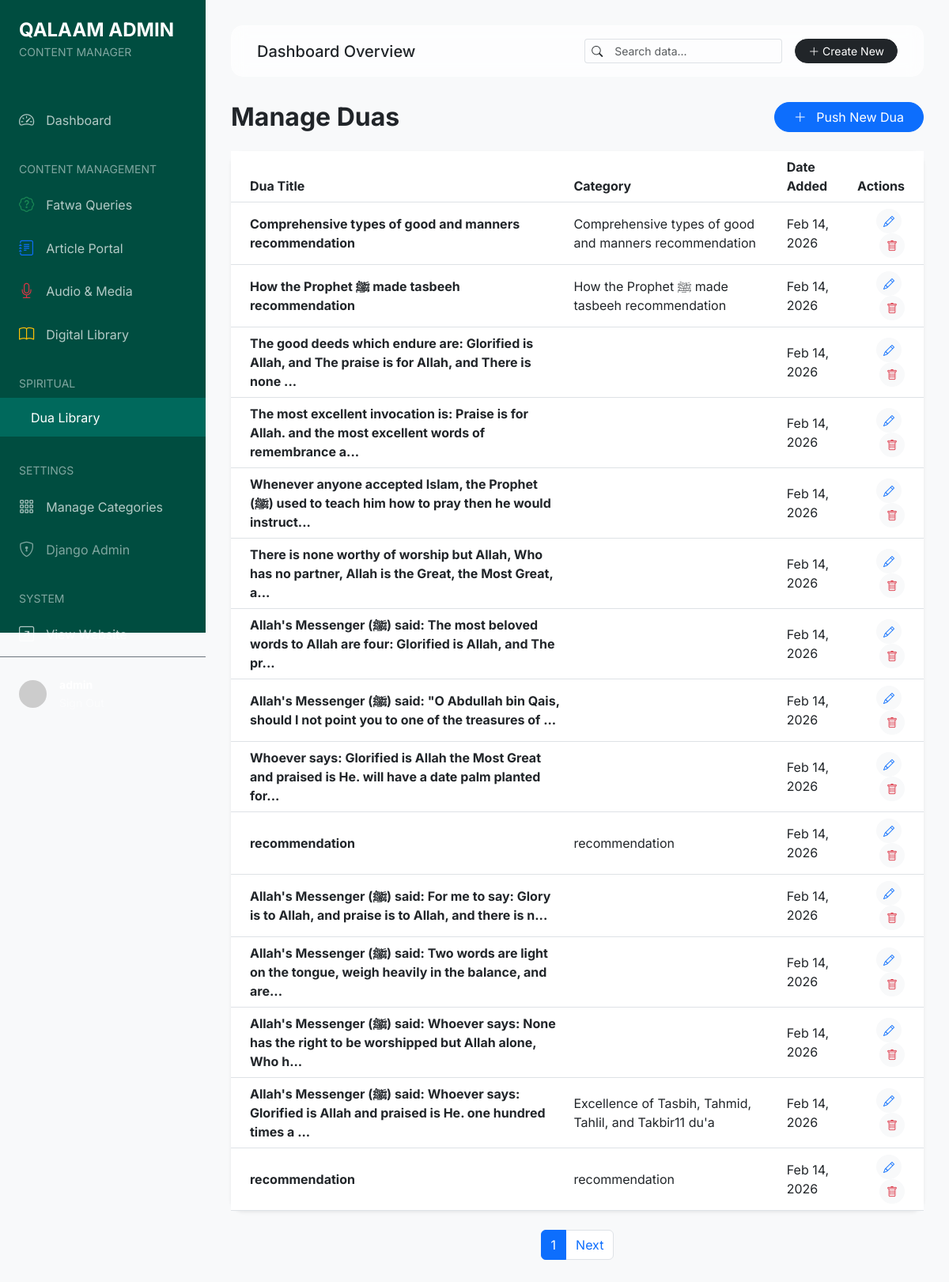
/admin-panel/duas/ (signed in), run on the app's committed database.
### duas/models.py (models this page shows, shortened)
class Dua(models.Model):
    title = models.CharField(max_length=300)
    slug = models.SlugField(max_length=255, unique=True, blank=True)
    category = models.ForeignKey(DuaCategory, on_delete=models.CASCADE, related_name='duas')
    arabic_text = models.TextField()
    translation = models.TextField()
    transliteration = models.TextField(blank=True)
    reference = models.CharField(max_length=500, blank=True)
    audio_url = models.URLField(max_length=500, null=True, blank=True)
    audio_file = models.FileField(upload_to='duas/audio/', null=True, blank=True)
    created_at = models.DateTimeField(auto_now_add=True)

class DuaCategory(MPTTModel):
    name = models.CharField(max_length=200)
    slug = models.SlugField(max_length=255, unique=True, blank=True)
    parent = TreeForeignKey('self', on_delete=models.CASCADE, null=True, blank=True, related_name='children')
    class MPTTMeta:
        order_insertion_by = ['name']
    class Meta:
        verbose_name_plural = "Dua Categories"

### dashboard/views.py (the view)
# urls.py: path('duas/', views.DashDuaListView.as_view(), name='dua_list'),
class DashDuaListView(LoginRequiredMixin, StaffRequiredMixin, ListView):
    model = Dua
    template_name = 'dashboard/dua_list.html'
    context_object_name = 'duas'
    paginate_by = 15
    ordering = ['-created_at']

### dashboard/views.py (called while the page is built)
    def test_func(self):
        return self.request.user.is_staff

### templates/dashboard/dua_list.html (shortened to what this page needs)
{% extends 'dashboard/base.html' %}
{% block main %}
<div class="d-flex justify-content-between align-items-center mb-4">
    <h2 class="fw-bold mb-0">Manage Duas</h2>
    <a href="{% url 'dashboard:dua_create' %}" class="btn btn-primary rounded-pill px-4">
        <i class="bi bi-plus-lg me-2"></i> Push New Dua
    </a>
</div>
<div class="card border-0 shadow-sm rounded-4">
    <div class="table-responsive">
        <table class="table table-hover align-middle mb-0">
            <thead class="bg-light">
                <tr>
                    <th class="ps-4">Dua Title</th>
                    <th>Category</th>
                    <th>Date Added</th>
                    <th class="text-end pe-4">Actions</th>
                </tr>
            </thead>
            <tbody>
                {% for dua in duas %}
                <tr>
                    <td class="ps-4">
                        <div class="fw-bold">{{ dua.title }}</div>
                    </td>
                    <td>{{ dua.category.name }}</td>
                    <td>{{ dua.created_at|date:"M d, Y" }}</td>
                    <td class="text-end pe-4">
                        <a href="{% url 'dashboard:dua_edit' dua.pk %}" class="btn btn-sm btn-light rounded-circle me-1"
                            title="Edit">
                            <i class="bi bi-pencil text-primary"></i>
                        </a>
                        <a href="{% url 'dashboard:dua_delete' dua.pk %}" class="btn btn-sm btn-light rounded-circle"
                            title="Delete">
                            <i class="bi bi-trash text-danger"></i>
                        </a>
                    </td>
                </tr>
                {% empty %}
                <tr>
                    <td colspan="4" class="text-center py-5 text-muted">No Duas found.</td>
                </tr>
                {% endfor %}
            </tbody>
        </table>
    </div>
</div>
{% if is_paginated %}
<nav class="mt-4">
    <ul class="pagination justify-content-center">
        <li class="page-item active"><span class="page-link">{{ page_obj.number }}</span></li>
        {% if page_obj.has_next %}
        <li class="page-item"><a class="page-link" href="?page={{ page_obj.next_page_number }}">Next</a></li>
        {% endif %}
    </ul>
</nav>
{% endif %}
{% endblock %}

### templates/dashboard/base.html (style rules this page uses)
:root { --sidebar-width: 260px; --primary-bg: #f8f9fa; --sidebar-bg: #004d40; --sidebar-hover: #00695c; --accent-color: #ffd700; }
body { font-family: 'Inter', sans-serif; background-color: var(--primary-bg); overflow-x: hidden; }

### data on the page
Dua: title "Comprehensive types of good and manners recommendation", category.name "Comprehensive types of good and manners recommendation", created_at "Feb 14, 2026"
Dua: title "How the Prophet ﷺ made tasbeeh recommendation", category.name "How the Prophet ﷺ made tasbeeh recommendation", created_at "Feb 14, 2026"
Dua: title "The good deeds which endure are: Glorified is Allah, and The praise is for Allah, and There is none ...", created_at "Feb 14, 2026"
Dua: title "The most excellent invocation is: Praise is for Allah. and the most excellent words of remembrance a...", created_at "Feb 14, 2026"
Dua: title "Whenever anyone accepted Islam, the Prophet (ﷺ) used to teach him how to pray then he would instruct...", created_at "Feb 14, 2026"
Dua: title "There is none worthy of worship but Allah, Who has no partner, Allah is the Great, the Most Great, a...", created_at "Feb 14, 2026"
Dua: title "Allah's Messenger (ﷺ) said: The most beloved words to Allah are four: Glorified is Allah, and The pr...", created_at "Feb 14, 2026"
Dua: title "Allah's Messenger (ﷺ) said: \"O Abdullah bin Qais, should I not point you to one of the treasures of ...", created_at "Feb 14, 2026"
Dua: title "Whoever says: Glorified is Allah the Most Great and praised is He. will have a date palm planted for...", created_at "Feb 14, 2026"
Dua: title "recommendation", category.name "recommendation", created_at "Feb 14, 2026"
Dua: title "Allah's Messenger (ﷺ) said: For me to say: Glory is to Allah, and praise is to Allah, and there is n...", created_at "Feb 14, 2026"
Dua: title "Allah's Messenger (ﷺ) said: Two words are light on the tongue, weigh heavily in the balance, and are...", created_at "Feb 14, 2026"
Dua: title "Allah's Messenger (ﷺ) said: Whoever says: None has the right to be worshipped but Allah alone, Who h...", created_at "Feb 14, 2026"
Dua: title "Allah's Messenger (ﷺ) said: Whoever says: Glorified is Allah and praised is He. one hundred times a ...", category.name "Excellence of Tasbih, Tahmid, Tahlil, and Takbir11 du'a", created_at "Feb 14, 2026"
Dua: title "recommendation", category.name "recommendation", created_at "Feb 14, 2026"

### other printed values
{{ page_obj.number }} "1"
